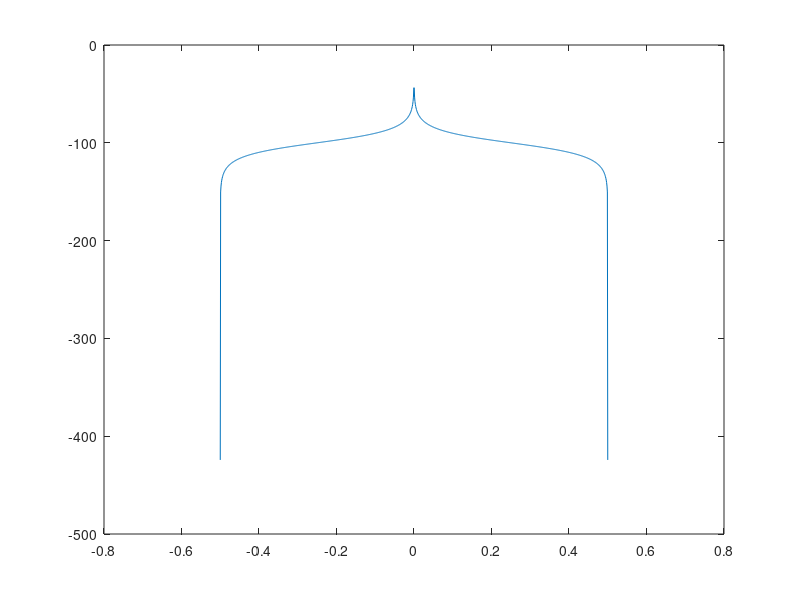

The MATLAB source for this figure:
clear all;
close all;

f = linspace(-.5,.5,1024);	% normalized frequency
z = exp(1i*2*pi.*f);
tau = 100000;

H = (1+z.^(-1)) ./ (tau+1+(1-tau).*z.^(-1));

figure(1);
plot(f, 20*log10(abs(H)));